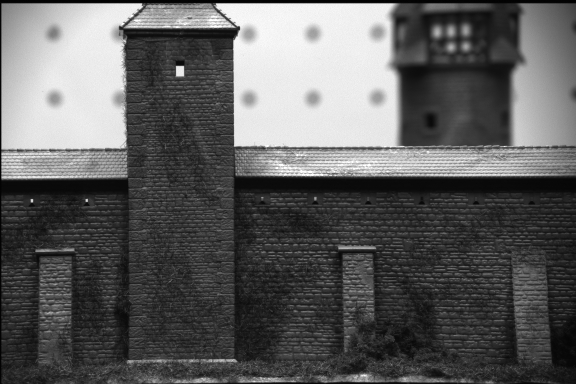
%> input picture PJEC/Cast/left.jpg, 576 x 384 px
$ octave main.m   (GNU Octave 9; MATLAB toolbox functions it lacks are replaced by stand-ins)
%> lines starting %> are read from the running program, lines starting %| are printed output that depends on the picture
### PJEC/harris.m
function [corners]=harris(im,der_sigma,int_sigma,threshold,VERBOSITY);
%HARRIS Harris corner detector.
% CMP Vision Algorithms http://visionbook.felk.cvut.cz
% Petr Nemecek, Tomas Svoboda, 2006-2007
%
% The Harris corner detector  detects interest points
% in the image  and has found a place in many computer vision
% algorithms. It is a core part
% of many tracking and image registration applications.
%
% Usage: corners = harris(im,der_sigma,int_sigma,threshold,VERBOSITY)
% Inputs:
%   im  [m x n]  Input image to be processed.
%   der_sigma  1x1  Derivative scale - standard deviation of the
%              Gaussian filter used for pre-smoothing.
%   int_sigma  1x1  Integrative scale - standard deviation of the
%              Gaussian filter used for summing over the
%              pixel neighborhood.
%   threshold  1x1  Corner response function threshold. Values of the corner
%              response function below this threshold are neglected.
%   VERBOSITY  (default 0)  Verbosity of the function. If set to 2
%              many intermediate steps are graphically visualized.
% Outputs:
%   corners  [N x 3]  Each row of 3-column matrix represents
%     one corner point. The first two columns describe the position
%     of the corner in im_inp (first column = y
%     coordinate, second column = x coordinate). The third column
%     contains the value of the corner response function.
% See also: conv2.
%


% History
% $Id: harris_decor.m 1074 2007-08-14 09:45:42Z kybic $
%
% 2006-04     Petr Nemecek: created
% 2006-11-01  Tomas Svoboda: extended comments
%                            VERBOSITY introduced
% 2006-11-02  Tomas Svoboda: essential speedup in non-maxima suppression
% 2006-11-10  Jan Kybic: converting to harris.decor.m
% 2007-02-28  Tomas Svoboda: more comments according to new specs
% 2007-05-24  VZ: typo
% 2007-08-09  TS: refinement for better looking of the m-file


% the higher VERBOSITY to more figures created
% useful for debugging and teaching
if nargin<5,
  VERBOSITY=0; %1,2 possible
end

% create a directory for output images
% if necessary, and does not already exist
out_dir = './output_images/';
if (VERBOSITY>=1 & (exist(out_dir)~=7))
  mkdir(out_dir)
end

if exist('iptcheckinput')
    iptcheckinput(im, {'uint8'}, {'2d'}, mfilename, 'im', 1);
    iptcheckinput(der_sigma, {'numeric'}, {'real','scalar','positive'}, mfilename, 'der_sigma', 2);
    iptcheckinput(int_sigma, {'numeric'}, {'real','scalar','positive'}, mfilename, 'int_sigma', 3);
    iptcheckinput(threshold, {'numeric'}, {'real','scalar','positive'}, mfilename, 'threshold', 4);
end

% Conversion of the limiting variables to double precision (Integers cause
% errors in the computations):
der_sigma = double(der_sigma);
int_sigma = double(int_sigma);

% Convert im to double precision. Computations in integer precision yields
% inadequate results due to averaging.
im = double(im);

if nargin<4
    threshold = 25000; %[in accord with Burge&Burger]%
end;
if nargin<3
    int_sigma = 2;     %[in accord with M. Urban's implementation]%[
end;
if nargin<2
    der_sigma = 1;     %[in accord with M. Urban's implementation]%
end;

%  Set the parameter kappa of the response function, usually
% kappa = 0.04 ... 0.06, at most 0.25 .
kappa = 0.04;


% Firstly, the image is pre-smoothed. We create a 1D Gaussian filter and
% smooth by convolving in both x
% and y directions. This is equivalent to convolving with a 2D Gaussian filter
% but much faster thanks to separability.
der_size_half = floor( 3*der_sigma ); % half of the window size
x = -der_size_half:1:der_size_half;
Filter_der1D = exp(-(x).^2/(2*der_sigma^2)) / (der_sigma*sqrt(2*pi));
if VERBOSITY>=1
  figure(10),
  plot(x,Filter_der1D,'*-')
  title(sprintf('Kernel for pre-smoothing of the image, sigma=%2.2f',der_sigma));
  exportfig(gcf,[out_dir,'harris_kernel.eps'])
end
im_smoothed = conv2( Filter_der1D, Filter_der1D', im, 'same' );

if VERBOSITY>=1
  figure(11),
  image(im); colormap(gray(256)); axis image;
  title('original image')
  image(im_smoothed); colormap(gray(256)); axis image;
  title('smoothed image')
  exportfig(gcf,[out_dir,'harris_smoothed.eps'])
end

%
% Compute image derivatives by convolution with kernel
% [1  0  -\!\!1] in both x and y directions. In fact, twice
% the value of the derivative is computed. Note also that
% a different 2-tap filter is used for the border pixels.

Filter_derx = [1 0 -1];
Filter_dery = Filter_derx';

% compute the derivative with respect to x
im_derx = conv2( im_smoothed, Filter_derx, 'same' );
% compute the derivative with respect to x at the border pixels
im_derx(:,1)   = 2*(im_smoothed(:,2)  -im_smoothed(:,1));
im_derx(:,end) = 2*(im_smoothed(:,end)-im_smoothed(:,end-1));

% compute the derivative with respect to y
im_dery = conv2( im_smoothed, Filter_dery, 'same' );
% compute the derivative with respect to y at the border pixels
im_dery(1,:)   = 2*(im_smoothed(2,:)  -im_smoothed(1,:));
im_dery(end,:) = 2*(im_smoothed(end,:)-im_smoothed(end-1,:));


if VERBOSITY>=2
  figure(20),
  imagesc(im_derx), colormap(jet(256)), axis image, colorbar,
  title('x-derivatives');
  exportfig(gcf,[out_dir,'harris_derx.eps'])
  figure(21)
  imagesc(im_dery), colormap(jet(256)), axis image, colorbar,
  title('y-derivatives');
  exportfig(gcf,[out_dir,'harris_dery.eps'])
end

%
% Precompute quadratic terms of the derivatives.
der_x2 = im_derx.^2;  der_y2 = im_dery.^2;
der_xy = im_derx.*im_dery;

if VERBOSITY>=2
  figure(22),
  imagesc(der_x2), colormap(jet(256)), axis image, colorbar,
  title('(x-derivatives)^2');
  figure(23)
  imagesc(der_y2), colormap(jet(256)), axis image, colorbar,
  title('(y-derivatives)^2');
  figure(24)
  imagesc(der_xy), colormap(jet(256)), axis image, colorbar,
  title('(x-derivatives).*(y-derivatives)');
end


%
% The derivative terms must be smoothed to suppress noise. As above, we create a 1D
% Gaussian filter and perform the smoothing in a separable way.


int_size_half = floor(3*int_sigma);
x = -int_size_half:1:int_size_half;
Filter_int1D = exp(-(x).^2/(2*int_sigma^2)) / (int_sigma*sqrt(2*pi));
der_x2 = conv2( Filter_int1D, Filter_int1D', der_x2, 'same' );
der_y2 = conv2( Filter_int1D, Filter_int1D', der_y2, 'same' );
der_xy = conv2( Filter_int1D, Filter_int1D', der_xy, 'same' );

if VERBOSITY>=2
  figure(25),
  imagesc(der_x2), colormap(jet(256)), axis image, colorbar,
  title('smoothed (x-derivatives)^2');
  exportfig(gcf,[out_dir,'harris_smoothedderx.eps'])
  figure(26)
  imagesc(der_y2), colormap(jet(256)), axis image, colorbar,
  title('smoothed (y-derivatives)^2');
  exportfig(gcf,[out_dir,'harris_smootheddery.eps'])
  figure(27)
  imagesc(der_xy), colormap(jet(256)), axis image, colorbar,
  title('smoothed (x-derivatives).*(y-derivatives)');
  exportfig(gcf,[out_dir,'harris_derivproduct.eps'])
end

% We are now ready to compute the corner response function and
% hard-threshold it - values smaller than threshold are set to zero.
r = (der_x2.*der_y2 - der_xy.^2) - kappa*(der_x2 + der_y2).^2;

if VERBOSITY>=2
  figure(28)
  imagesc(r), colormap(jet(256)), axis image, colorbar,
  title('corner response function')
  exportfig(gcf,[out_dir,'harris_cornerrespf.eps'])
end

%
r_thresholded = r .* (r>threshold);

if VERBOSITY>=2
  figure(29)
  imagesc(r_thresholded.^(1/2)), colormap(hot(256)), axis image, colorbar,
  title('thresholded corner response function');
  exportfig(gcf,[out_dir,'harris_cornerrespf_thresh.eps'])
end

%
%  The final phase of the Harris detector is non-maximal
%  suppression - we will loop over all points detected so far and
%  only keep those where the corner response function is a local
%  maximum in a 3 x 3 neighborhood. All other output pixels
%  are set to zero. To avoid having to consider boundary effects,
%  we pad the working matrix with zeros.

r_out = r_thresholded;

tmp_pad = zeros( size(r_thresholded)+[2 2] );
tmp_pad(2:end-1,2:end-1) = r_thresholded;
r_thresholded = tmp_pad;
% loop over non-zero elements
[idx,idy] = find(r_thresholded>0);
for k = 1:length(idx)
  i = idx(k);  j = idy(k);
  % compare to maximum of the 8-pixel neighborhood
  if r_thresholded(i,j) ~= max(max(r_thresholded(i-1:i+1, j-1:j+1)))
  r_out(i-1,j-1) = 0;   % -1 because of the padding
  end
end

%  The output corners is a list of triples:
% coordinate values x and y and the
%  value of the corner response function.
[cornersx,cornersy,response] = find(r_out);
corners = [cornersx cornersy response];

if VERBOSITY>=2
  figure(30), clf
  image(im); colormap(gray(256)); axis image;
  hold on
  plot(corners(:,2),corners(:,1),'+')
  title('detected corners overlay over the input image')
end

return; % end of harris

% Implementation notes
%
% The detector in this implementation sometimes also `detects' as corners
% intersections of edges with image borders and corners of the image.
% This is because Matlab pads the image with zeros in convolution conv2.
% To overcome this, other implementation of convolution would be necessary.
% Make sure that the input variables are double, integers cause a loss of
% precision.

### PJEC/main.m
%% Initialize
% clc;
% clear all;
% close all;

numFrames = 2;
imdir = '\Cones';
% imdir = '\Cast';

I1 = imread([pwd imdir '\left.jpg']);
%> I1 is the input picture: size 384x576x3 uint8; min 1, max 255, mean 93.4
I2 = imread([pwd imdir '\right.jpg']);
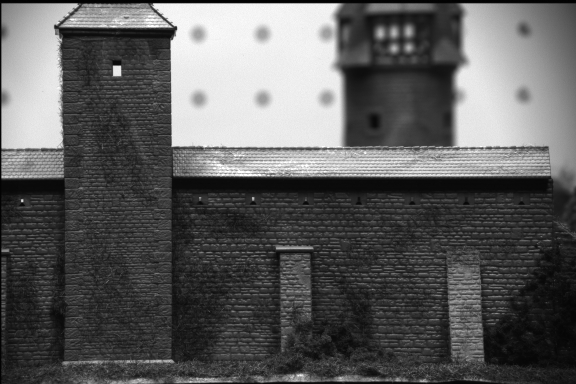
%> input picture PJEC/Cast/right.jpg, 576 x 384 px
%> I2 is the input picture: size 384x576x3 uint8; min 1, max 255, mean 92.5
Igrey1 = uint8(rgb2gray(I1));
Igrey2 = uint8(rgb2gray(I2));

%% Apply Corner Detector for the image Set
warning off;
CornerSet1 = harris(Igrey1,1,4,25000,0);
%> in harris, `im_derx(:,1)   = 2*(im_smoothed(:,2)  -im_smoothed(:,1));`: im_derx: size 384x576 double; min -125.1, max 139.8, mean 0
%> in harris, `im_derx(:,end) = 2*(im_smoothed(:,end)-im_smoothed(:,end-1));`: im_derx: size 384x576 double; min -109.8, max 139.8, mean 0.1
%> in harris, `im_dery(1,:)   = 2*(im_smoothed(2,:)  -im_smoothed(1,:));`: im_dery: size 384x576 double; min -134.6, max 153, mean 0.1; mean of the top-left, top-right, bottom-left and bottom-right quarters 0.3, 0.2, -0.1, -0.1
%> in harris, `im_dery(end,:) = 2*(im_smoothed(end,:)-im_smoothed(end-1,:));`: im_dery: size 384x576 double; min -134.6, max 153, mean 0.1; mean of the top-left, top-right, bottom-left and bottom-right quarters 0.3, 0.2, 0, -0.1
%> in harris, `r = (der_x2.*der_y2 - der_xy.^2) - kappa*(der_x2 + der_y2).^2;`:
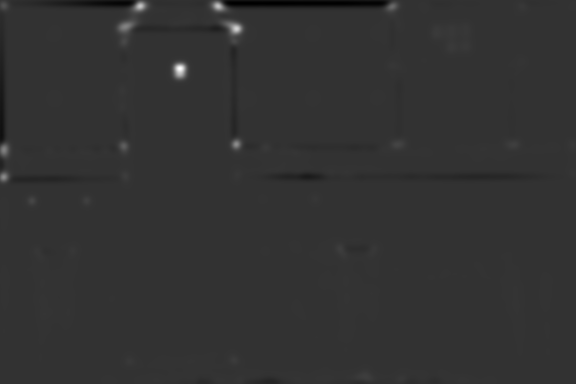
%> r: size 384x576 double; min -1087400.9, max 4378335, mean 1544.4; drawn with min black and max white
%> in harris, `[idx,idy] = find(r_thresholded>0);`: idx = 10746 values from 2 to 385; idy = 10746 values from 2 to 577
%> the loop in harris, `for k = 1:length(idx)` made 10746 passes
%> (i, j) on passes 1 to 3: (2, 2), (3, 2), (4, 2)
%> after the loop in harris, `for k = 1:length(idx)`: r_out: size 384x576 double; min 0, max 4378335, mean 136.8
%> in harris, `[cornersx,cornersy,response] = find(r_out);`: cornersx = 74 values from 6 to 381; cornersy = 74 values from 4 to 573; response = 74 values from 25869 to 4378335
%> in harris, `corners = [cornersx cornersy response];`: corners = 74 rows, first 12: [6 4 658846.7; 178 4 1852091.1; 150 5 1644172.2; 201 32 409681.7; 252 38 89417.9; 283 43 33598.5; 302 43 37349.4; 315 45 50514.1; 152 50 45476.5; 313 69 30523.8; 297 70 26183.7; 251 73 96169.6]
%> CornerSet1 has the same summary as corners in harris
CornerSet2 = harris(Igrey2,1,4,25000,0);
%> call 2 of harris, with der_sigma = 1, int_sigma = 4, threshold = 25000, VERBOSITY = 0
%> in harris (call 2), `im_derx(:,1)   = 2*(im_smoothed(:,2)  -im_smoothed(:,1));`: im_derx: size 384x576 double; min -128.3, max 138.8, mean 0.1
%> in harris (call 2), `im_derx(:,end) = 2*(im_smoothed(:,end)-im_smoothed(:,end-1));`:
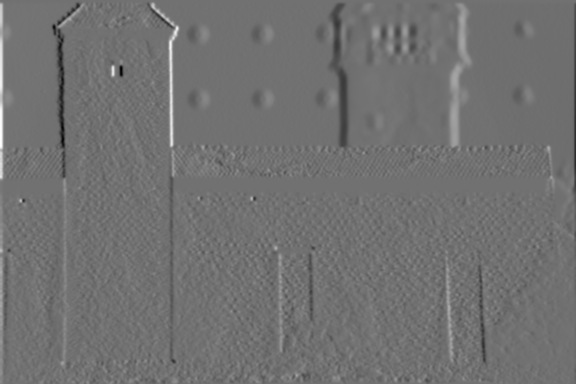
%> im_derx: size 384x576 double; min -111.2, max 138.8, mean 0.1; drawn with min black and max white
%> in harris (call 2), `im_dery(1,:)   = 2*(im_smoothed(2,:)  -im_smoothed(1,:));`: im_dery: size 384x576 double; min -156.3, max 153.2, mean 0.1; mean of the top-left, top-right, bottom-left and bottom-right quarters 0.4, 0.2, -0.1, -0.1
%> in harris (call 2), `im_dery(end,:) = 2*(im_smoothed(end,:)-im_smoothed(end-1,:));`: im_dery: size 384x576 double; min -134.1, max 153.2, mean 0.1
%> in harris (call 2), `der_x2 = conv2( Filter_int1D, Filter_int1D', der_x2, 'same' );`:
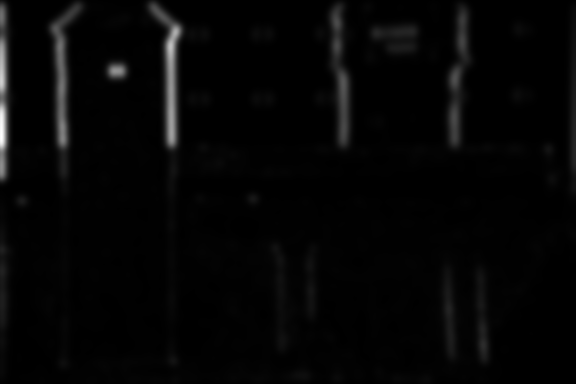
%> der_x2: size 384x576 double; min 0.0544, max 4280.6, mean 98.2; drawn with min black and max white
%> in harris (call 2), `der_y2 = conv2( Filter_int1D, Filter_int1D', der_y2, 'same' );`:
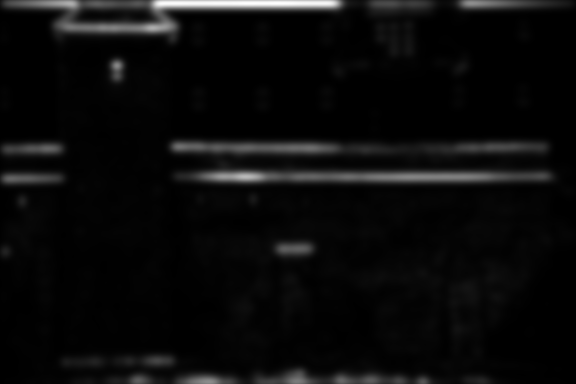
%> der_y2: size 384x576 double; min 0.106, max 5240.7, mean 233.4; drawn with min black and max white
%> in harris (call 2), `der_xy = conv2( Filter_int1D, Filter_int1D', der_xy, 'same' );`:
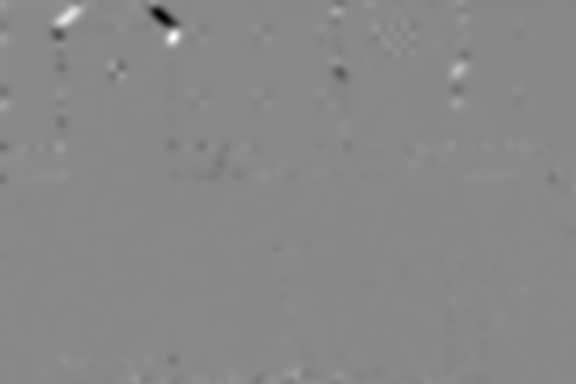
%> der_xy: size 384x576 double; min -1439.1, max 1239.2, mean -0.9; drawn with min black and max white
%> in harris (call 2), `[idx,idy] = find(r_thresholded>0);`: idx = 12243 values from 2 to 385; idy = 12243 values from 2 to 558
%> the loop in harris (call 2), `for k = 1:length(idx)` made 12243 passes
%> after the loop in harris (call 2), `for k = 1:length(idx)`: r_out: size 384x576 double; min 0, max 4214841.2, mean 132.5
%> in harris (call 2), `[cornersx,cornersy,response] = find(r_out);`: cornersx = 84 values from 6 to 381; cornersy = 84 values from 4 to 550; response = 84 values from 25004.8 to 4214841.2
%> in harris (call 2), `corners = [cornersx cornersy response];`: corners = 84 rows, first 12: [6 4 646255; 149 4 1713974.8; 177 4 1447915.4; 251 4 249866.2; 153 19 30600.2; 154 23 29901.7; 201 23 258690.5; 153 42 33968.4; 27 59 1589707.6; 40 61 373342.2; 147 61 919447.3; 177 62 198422.8]
%> CornerSet2 has the same summary as corners in harris
warning on;

[r, c]=size(Igrey1);
%> r = 384; c = 576
Thresh = 0.8;

k = int8(1);

%% NCC
for i = 1:length(CornerSet1)
    % Choosing a neighborhood for the corner point of first image
    CornerPoint1 = CornerSet1(i,:);
    if (CornerPoint1(1)<=10) || (CornerPoint1(2)<= 10) || (CornerPoint1(1)> r-10) || (CornerPoint1(2)> c-10)
        continue;
    end
    nbhd1 = I1((CornerPoint1(1)-10):(CornerPoint1(1)+10),(CornerPoint1(2)-10):(CornerPoint1(2)+10));

    NCCArray = zeros(1,length(CornerSet2));
    for j = 1: length(CornerSet2)
        % Choosing a neighborhood for the corner point of first image
        CornerPoint2 = CornerSet2(j,:);
        if ((CornerPoint2(1)<11) || (CornerPoint2(2)< 11) || (CornerPoint2(1)> r-10) || (CornerPoint2(2)> c-10) )
            continue;
        end
        nbhd2 = I2((CornerPoint2(1)-10):(CornerPoint2(1)+10),(CornerPoint2(2)-10):(CornerPoint2(2)+10));
        NCC = normxcorr2(nbhd1, nbhd2);
        NCCArray(1,j) = NCC(21,21);
    end
    [LargestNCC, jIndex]= max(NCCArray(:));
    if  LargestNCC > Thresh
        CorrespMap(k,1:2) = [i jIndex];
        k=k+1;
    end
end
%> this loop made 74 passes
%> (CornerPoint1, LargestNCC, jIndex) on passes 4 to 15: ([201 32 409681.7], 0.789, 7), ([252 38 89417.9], 0.687, 42), ([283 43 33598.5], 0.702, 70), ([302 43 37349.4], 0.815, 44), ([315 45 50514.1], 0.605, 73), ([152 50 45476.5], 0.901, 76), ([313 69 30523.8], 0.741, 80), ([297 70 26183.7], 0.906, 47), ([251 73 96169.6], 0.522, 18), ([153 83 33395.4], 0.969, 5), ([201 87 264788.1], 0.908, 7), ([154 88 32861.4], 0.971, 6)
%> CornerPoint1 on passes 1, 2, 3, 24, 25, 30: [6 4 658846.7], [178 4 1852091.1], [150 5 1644172.2], [7 141 3116887.5], [381 157 34236.5], [7 219 3048467.6]
%> after the loop, CorrespMap = 50 rows, first 12: [7 44; 9 76; 11 47; 13 5; 14 7; 15 6; 16 8; 17 51; 18 53; 19 11; 20 10; 22 12]; NCCArray = 84 values, max 0.948 at index 81, min -0.676 at index 14, mean 0.0203; k = 51
Np = length(CorrespMap);
%> Np = 50

%% Plot initial point correspondences
Cset1Index = CorrespMap(:,1);  Cset2Index = CorrespMap(:,2);
%> after `Cset1Index = CorrespMap(:,1)`: Cset1Index = 50 values from 7 to 72
%> after `Cset2Index = CorrespMap(:,2)`: Cset2Index = 50 values, max 81 at index 50, min 5 at index 4, mean 40.84

figure;
CombinedImage = cat(2,I1,I2);
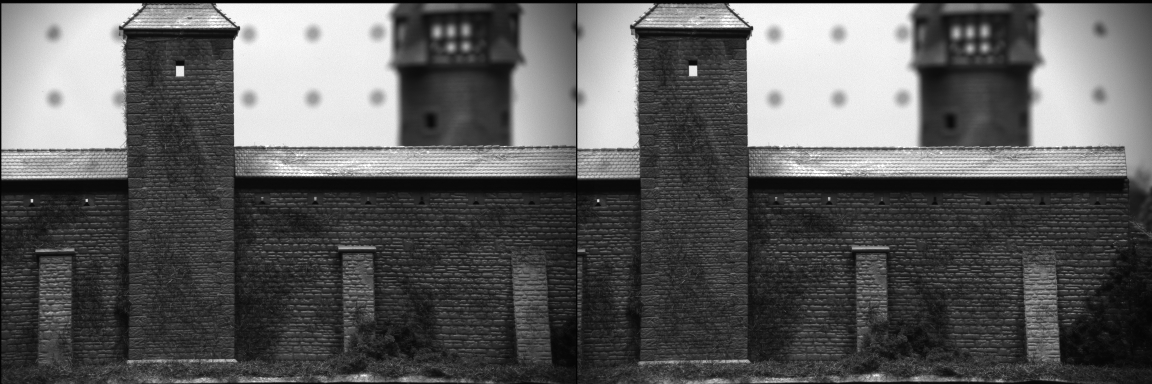
%> CombinedImage: size 384x1152x3 uint8; min 1, max 255, mean 92.9
imshow(CombinedImage);
hold on

xs1 = CornerSet1(:,2);
%> xs1 = 74 values from 4 to 573
ys1 = CornerSet1(:,1);
%> ys1 = 74 values, max 381 at index 25, min 6 at index 1, mean 179.9
xs2 = CornerSet2(:,2);
%> xs2 = 84 values from 4 to 550
ys2 = CornerSet2(:,1);
%> ys2 = 84 values, max 381 at index 24, min 6 at index 1, mean 176.3

plot(xs1, ys1, 'gs','LineWidth',2);
plot(xs2+c+1, ys2, 'rx','LineWidth',2);
title('Initial Point Correspondences')

%% Plotting initial point correspondences
hold on;
for i = 1: Np

%     if(last_inliers(i))
    %
    x1(i) = CornerSet1(Cset1Index(i),2);
    y1(i) = CornerSet1(Cset1Index(i),1);

    %
    x2(i) = CornerSet2(Cset2Index(i),2);
    y2(i) = CornerSet2(Cset2Index(i),1);

    plot([x1(i) x2(i)+c+1],[y1(i) y2(i)]);
%     end
end
%> this loop made 50 passes
%> after the loop, x1 = 50 values from 43 to 553; x2 = 50 values, max 487 at index 50, min 19 at index 4, mean 257; y1 = 50 values, max 362 at index 13, min 22 at index 16, mean 159.1; y2 = 50 values, max 363 at index 13, min 21 at index 16, mean 154.1

%% RANSAC to find Homography

last_error = inf;
last_inliers = 0;
while(sum(last_inliers) < 8)
    for jj = 1:Np

        % choose 4 random points at a time
        i = randi([1 Np], [1 4]);

        x = x1(i);
        y = y1(i);
        xp = x2(i);
        yp = y2(i);

        % build A matrix
        clearvars A;
        for ii = 4:-1:1
            A(2*ii-1:2*ii,:) = [x(ii) y(ii) 1 0 0 0 -x(ii)*xp(ii) -y(ii)*xp(ii);...
                0 0    0 x(ii) y(ii) 1 -x(ii)*yp(ii) -y(ii)*yp(ii)];
        end

        % build b matrix
        b = reshape([xp;yp],8,[]);

        % get homography estimate
        warning off;
        h_est = A \ b;
        warning on;
        h_est = reshape([h_est; 1],3,3).';

        %     % show final image
        %     stitched_im = stitch_images(Igrey1,Igrey2,h_est);

        % get error of the estimate
        thresh = 5;
        [h_err, inliers] = h_error(h_est,x1,y2,x2,y2,thresh);

        % update estimate
        if(h_err < last_error)
            last_h_est = h_est;
            last_error = h_err;
            last_inliers = inliers;
        end
    end
end
%> after the loop, A = [235 41 1 0 0 0 -40420 -7052; 0 0 0 235 41 1 -9870 -1722; 466 47 1 0 0 0 -190594 -19223; 0 0 0 466 47 1 -22368 -2256; 178 23 1 0 0 0 -20648 -2668; 0 0 0 178 23 1 -3916 -506; 43 302 1 0 0 0 -12212 -85768; 0 0 0 43 302 1 -12857 -90298]; last_error = 535221.6; last_h_est = [1.04 0.156 -75.6; -0.0018 1.07 -0.848; -1.23e-05 0.000381 1]; last_inliers = 50 logical values, 16 true

%% get final Homography estimate

% choose inliers
x = x1(last_inliers);
%> x = [125 178 181 187 235 237 393 398 399 437 452 452 466 466 514 522]
y = y1(last_inliers);
%> y = [42 23 69 22 41 29 66 145 24 34 31 48 29 47 145 62]
xp = x2(last_inliers);
%> xp = [61 116 117 124 172 174 338 342 343 380 395 395 409 409 457 465]
yp = y2(last_inliers);
%> yp = [40 22 69 21 42 29 67 146 25 35 33 49 30 48 146 62]

% build A matrix
for ii = length(xp):-1:1
    A(2*ii-1:2*ii,:) = [x(ii) y(ii) 1 0 0 0 -x(ii)*xp(ii) -y(ii)*xp(ii);...
        0 0    0 x(ii) y(ii) 1 -x(ii)*yp(ii) -y(ii)*yp(ii)];
end
%> this loop made 16 passes
%> ii on passes 1, 2, 3, 4, 5, 6, 7, 10, 11, 12, 13, 14: 16, 15, 14, 13, 12, 11, 10, 7, 6, 5, 4, 3

% build b matrix
b = reshape([xp;yp],length(xp)*2,[]);
%> b = 32 values, max 465 at index 31, min 21 at index 8, mean 173.8

% get final homography estimate
h_est = A \ b;
%> h_est = [1.06; 0.00451; -72.79; 0.00872; 1.03; -2.74; 6.46e-05; -1.2e-06]
h_ransac = reshape([h_est; 1],3,3).';
%> h_ransac = [1.06 0.00451 -72.79; 0.00872 1.03 -2.74; 6.46e-05 -1.2e-06 1]

last_h_ransac = last_h_est;
%> last_h_ransac has the same summary as last_h_est

%% RANSAC to find Fundamental Matrix

last_error = inf;
last_inliers = 0;
while(sum(last_inliers) < 8)
    for jj = 1:Np

        %% choose 8 random points at a time
        i = randi([1 Np], [1 8]);

        x = x1(i);
        y = y1(i);
        xp = x2(i);
        yp = y2(i);

        %% build normalization matrices
        mux = mean(x); muxp = mean(xp);
        muy = mean(y); muyp = mean(yp);
        sig = sum(sqrt((x-mux).^2+(y-muy).^2))/(length(x)*sqrt(2));
        sigp = sum(sqrt((xp-muxp).^2+(yp-muyp).^2))/(length(xp)*sqrt(2));

        T = [1/sig, 0, -mux/sig; 0 1/sig, -muy/sig; 0 0 1];
        Tp = [1/sigp, 0, -muxp/sigp; 0 1/sigp, -muyp/sigp; 0 0 1];

        % get normalized points
        p = permute([x;y;ones(size(x))],[1 3 2]);
        pp = permute([xp;yp;ones(size(xp))],[1 3 2]);

        for i = size(p,3):-1:1; phd(:,:,i) = T*p(:,:,i); end;
        for i = size(pp,3):-1:1; pphd(:,:,i) = Tp*pp(:,:,i); end;

        ph = permute(phd, [1 3 2]);
        pph = permute(pphd, [1 3 2]);

        %% build data matrix, A
        A = [ph(1,:).'.*pph(1,:).',...
            ph(1,:).'.*pph(2,:).',...
            ph(1,:).',...
            ph(2,:).'.*pph(1,:).',...
            ph(2,:).'.*pph(2,:).',...
            ph(2,:).',...
            pph(1,:).',...
            pph(2,:).',...
            ones([size(ph,2) 1])];

        %% get the entries of F-normalized from the final eigenvector of
        [U, D, V] = svd(A);

        Fn = reshape(V(:,end),3,3).';

        % verify that Fn relates points well
        for i = size(ph,2)
           S(i) = [ph(1,i) ph(2,i) 1] * Fn * [pph(1,i); pph(2,i); 1];
        end
        disp(sum(S(i)));

        % force F-normalized to be singular
        [Uf, ~, Vf] = svd(Fn);
        Df = svd(Fn);
        Fp = Uf*diag([Df(1:end-1); 0])*Vf.';

        % verify that Fp relates points well
        for i = size(ph,2)
           S(i) = [ph(1,i) ph(2,i) 1] * Fp * [pph(1,i); pph(2,i); 1];
        end
        disp(sum(S(i)));

        % denormalize F
        F = (inv(Tp).') * Fp * (T);

        %% find epic-polar-lines
        for i = 1:8
            l2(:,i) = F * [x(i); y(i); 1];
            l1(:,i) = F.' * [xp(i); yp(i); 1];
        end

        %%
        % build b matrix
        b = reshape([xp;yp],8,[]);

        % get homography estimate
        warning off;
        h_est = A \ b;
        warning on;
%> (the run ends here)
